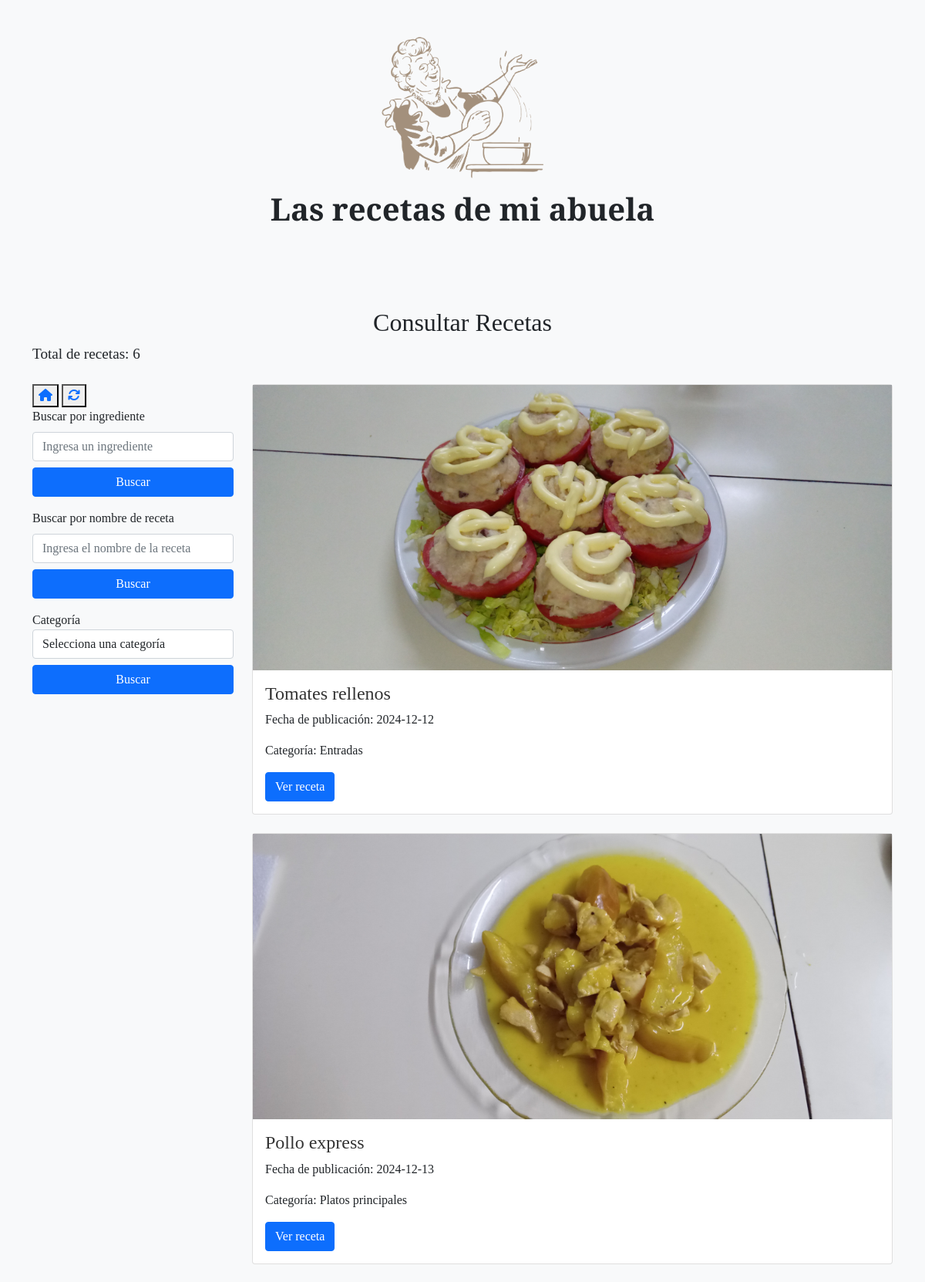
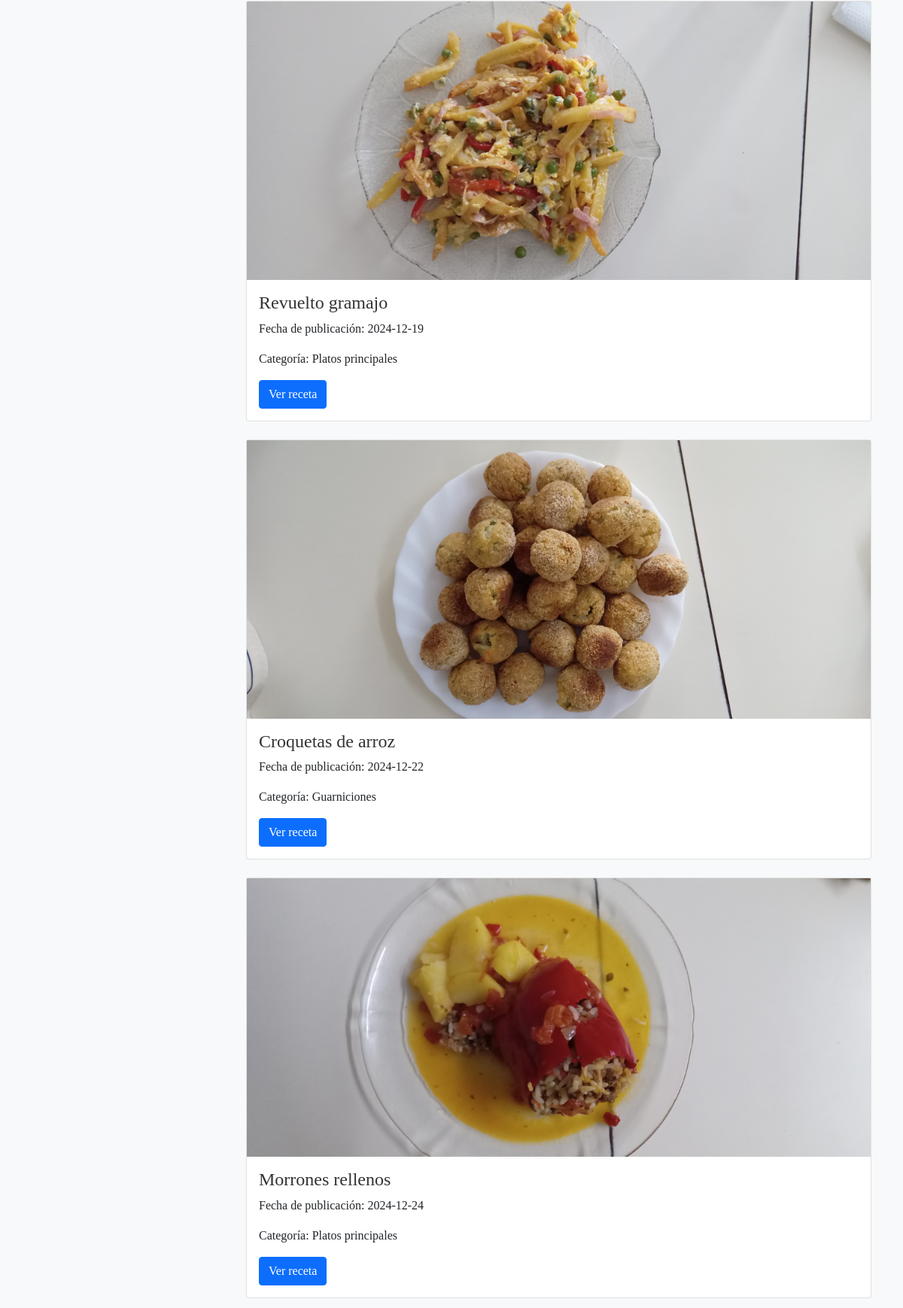
/consultar_recetas (upper part), run on the app's committed database (2 pictures, top to bottom).
### modelo_orm.py (models this page shows)
class BaseModel(Model):
    class Meta:
        database = db

class Receta(BaseModel):
    id_receta = AutoField(primary_key=True)
    nombre_receta = CharField()
    imagen_receta = CharField()  # Ruta de la imagen
    ingredientes = CharField()
    preparacion = CharField()
    fecha_publicacion = DateField(default=date.today)  # Fecha automática
    categoria = ForeignKeyField(Categoria, backref='recetas')

class Categoria(BaseModel):
    nombre_categoria = CharField(unique=True)

### modelo_orm.py (the view)
@app.route('/consultar_recetas', methods=['GET'])
def consultar_recetas():
    ingrediente = request.args.get('ingredients')
    nombre_receta = request.args.get('recipeName')
    categoria = request.args.get('category')
    page = int(request.args.get('page', 1))  # Página actual, por defecto la 1
    recetas_por_pagina = 5
    offset = (page - 1) * recetas_por_pagina
    query = Receta.select()
    countRecipes = query.count()
    if ingrediente:
        query = query.where(Receta.ingredientes.contains(ingrediente))
        countRecipes = query.count()
    if nombre_receta:
        query = query.where(Receta.nombre_receta.contains(nombre_receta))
        countRecipes = query.count()
    if categoria:
        query = query.join(Categoria).where(Categoria.nombre_categoria == categoria)
        countRecipes = query.count()
    recetas = list(query.limit(recetas_por_pagina).offset(offset))
    total_recetas = query.count()
    total_paginas = (total_recetas // recetas_por_pagina) + (1 if total_recetas % recetas_por_pagina > 0 else 0)
    categorias = Categoria.select()
    return render_template('Consultar_recetas.html', recetas=recetas, page=page, total_paginas=total_paginas, categorias=categorias, countRecipes=countRecipes)

### templates/Consultar_recetas.html (shortened to what this page needs)
<!DOCTYPE html>
<html lang="es">
<head>
  <link href="https://cdn.jsdelivr.net/npm/bootstrap@5.0.0-beta3/dist/css/bootstrap.min.css" rel="stylesheet" />
  <link href="../static/styles.css" rel="stylesheet" type="text/css" />
</head>
<body>
  <header class="text-center py-5">
    <img alt="Logo de Las recetas de mi abuela" aria-label="Logo de Las recetas de mi abuela" src="../static/abuela_cocina.png" width="210" />
    <h1 class="mt-3">Las recetas de mi abuela</h1>
  </header>
  <main class="container mt-5">
    <h2 class="text-center">Consultar Recetas</h2>
    <p>Total de recetas: {{ countRecipes }}</p>
    <div class="row mt-4">
      <div class="col-md-3">
        <button onclick="window.location.href='/';"><i class="fa-solid fa-house" style="color: #0d6efd;"></i></button> <button onclick="window.location.href='consultar_recetas';"><i class="fa-solid fa-arrows-rotate" style="color: #0d6efd;"></i></button>
        <form id="form-buscar-ingrediente" action="{{ url_for('consultar_recetas') }}" method="GET">
          <div class="mb-3">
            <label for="ingredients" class="form-label">Buscar por ingrediente</label>
            <input type="text" class="form-control" id="ingrediente" name="ingredients" placeholder="Ingresa un ingrediente" value="{{ request.args.get('ingredients', '') }}" />
            <button type="submit" class="btn btn-primary mt-2 w-100">Buscar</button>
          </div>
        </form>
        <form id="form-buscar-nombre" action="{{ url_for('consultar_recetas') }}" method="GET">
          <div class="mb-3">
            <label for="recipeName" class="form-label">Buscar por nombre de receta</label>
            <input type="text" class="form-control" id="nombre-receta" name="recipeName" placeholder="Ingresa el nombre de la receta" value="{{ request.args.get('recipeName', '') }}" />
            <button type="submit" class="btn btn-primary mt-2 w-100">Buscar</button>
          </div>
        </form>
        <form id="form-buscar-categoria" action="{{ url_for('consultar_recetas') }}" method="GET">
          <div class="form-group">
            <label for="category">Categoría</label>
            <select class="form-control" id="category" name="category" required>
              <option value="" selected>Selecciona una categoría</option>
            </select>
            <button type="submit" class="btn btn-primary mt-2 w-100">Buscar</button>
          </div>
        </form>
      </div>
      <div class="col-md-9">
        <div id="resultado-recetas">
          {% if recetas %}
            {% for receta in recetas %}
              <div class="card mb-4">
                <img src="{{ url_for('static', filename='uploads/' + receta.imagen_receta) }}" alt="{{ receta.nombre_receta }}">
                <div class="card-body">
                  <h5 class="card-title">{{ receta.nombre_receta }}</h5>
                  <p class="card-text">Fecha de publicación: {{ receta.fecha_publicacion }}</p>
                  <p class="card-text">Categoría: {{ receta.categoria.nombre_categoria }}</p>
                  <a href="{{ url_for('ver_receta', id_receta=receta.id_receta) }}" class="btn btn-primary">Ver receta</a>
                </div>
              </div>
            {% endfor %}
          {% else %}
            <p>¡Lo siento! No encontré ninguna receta.</p>
          {% endif %}
        </div>
      </div>
    </div>
  </main>
</body>
</html>

### static/styles.css (style rules this page uses)
body { font-family: 'Playfair Display', serif; background-color: #f8f9fa; }
h1 { font-size: 2.5rem; font-weight: 700; }
h1, h2, h3, h4, h5, h6, li, button { font-family: 'Playfair Display', serif; }
p { font-size: 1.2rem; }
.btn { font-size: 1rem; }
p { font-size: 1.2rem; margin-bottom: 1rem; }
img { max-width: 100%; height: auto; }
.card-title { font-size: 1.5rem; color: #333; }
.card-text { font-size: 1rem; line-height: 1.5; }

### data on the page
Receta: imagen_receta (picture), nombre_receta "Tomates rellenos", fecha_publicacion "2024-12-12", categoria.nombre_categoria "Entradas"
Receta: imagen_receta (picture), nombre_receta "Pollo express", fecha_publicacion "2024-12-13", categoria.nombre_categoria "Platos principales"
Receta: imagen_receta (picture), nombre_receta "Revuelto gramajo", fecha_publicacion "2024-12-19", categoria.nombre_categoria "Platos principales"
Receta: imagen_receta (picture), nombre_receta "Croquetas de arroz", fecha_publicacion "2024-12-22", categoria.nombre_categoria "Guarniciones"
Receta: imagen_receta (picture), nombre_receta "Morrones rellenos", fecha_publicacion "2024-12-24", categoria.nombre_categoria "Platos principales"

### other printed values
{{ countRecipes }} "6"
